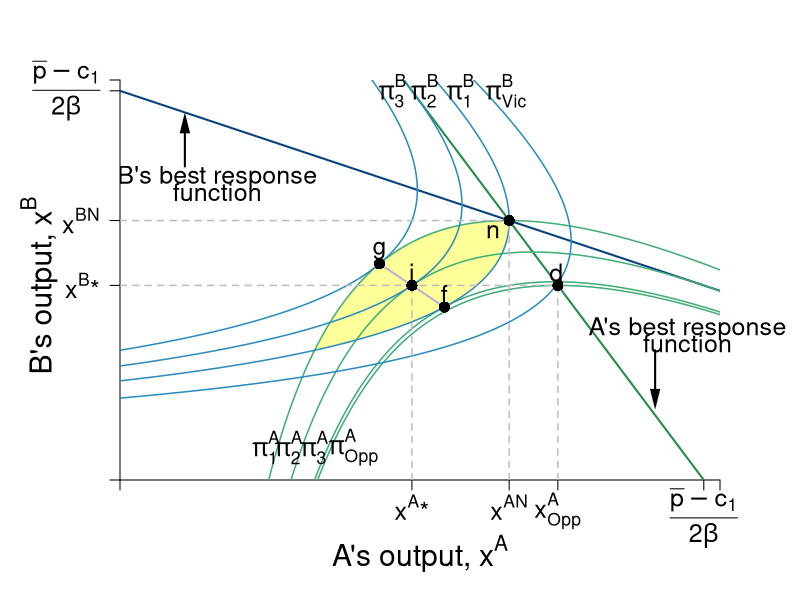

The R source for this figure:
#Graph Designer: Simon Halliday & Madeleine Wettach '20
#Authors: Bowles, Foley and Halliday
#Title: Microeconomics: Competition, Conflict and Coordination

require(shape)
pdf(file = "competitionmarkets/cournot_brfs_profits.pdf", width = 9, height = 7)

#Set parameters for graphics
pointsize <- 1.8
axislabelsize <- 1.8
labelsize <- 1.5
namesize <- 1.8
annotatesize <- 1.5
graphlinewidth <- 2
segmentlinewidth <- 1.5

COL <- c("#7fc97f", "#beaed4", "#fdc086", "#ffff99", "#386cb0", "#f0027f", "#bf5b17", "#666666")
COLA <- c("#99d8c9","#66c2a4","#41ae76", "#238b45", "#005824")
COLB <- c("#4eb3d3", "#2b8cbe", "#0868ac","#084081")

par(mar =  c(6, 6, 4, 4))

piA <- function(xa, xb, s = 0.5, pmax = 20, c1 = 2) {
  (pmax - s*xb)*xa - s*(xa)^2 - c1*xa
}

piB <- function(xa, xb, s = 0.5, pmax = 20, c1 = 2) {
  (pmax - s*xa)*xb - s*(xb)^2 - c1*xb
}

brfB <- function(xa, s = 0.5, pmax = 20, c1 = 2) {
  (pmax - c1)/(2*s) - (1/2)*xa
}

brfA <- function(xa, s = 0.5, pmax = 20, c1 = 2) {
  (pmax - c1)/s - 2*xa
}

isoA <- function(xa, s = 0.5, pmax = 20, c1 = 2, piA = 72){
  -(c1*xa - pmax*xa + s*xa^2 + piA)/(s*xa)
}

isoB1 <- function(xa, s = 0.5, pmax = 20, c1 = 2, piB = 72){
   (-sqrt((c1 - pmax + s*xa)^2 - 4*piB*s) - c1 + pmax -s*xa)/(2*s)
}

isoB2 <- function(xa, s = 0.5, pmax = 20, c1 = 2, piB = 72){
  (sqrt((c1 - pmax + s*xa)^2 - 4*piB*s) - c1 + pmax -s*xa)/(2*s)
}


#Input into Wolfram Alpha: solve for x y = 1/b - (0.5*x)/(a*b) - u/(a*b*x)

#solve for y 72 = (p - s*y)*x - s*(x)^2 - c1*x 
#solve for y 72 = (p - s*x)*y - s*(y)^2 - c1*y

xlims <- c(0, 18.5)
ylims <- c(0, 18.5)

npts <- 501 
x <- seq(xlims[1], xlims[2], length.out = npts)
y <- seq(ylims[1], ylims[2], length.out = npts) 
a <- c(72, 81, 90, 91.125)
b <- c(61, 72, 81, 90)

plot(0, 0, xlim = xlims, ylim = ylims, type = "n",
     xlab = expression(paste("")),
     ylab = expression(paste("")), 
     xaxt = "n", 
     yaxt = "n", 
     cex.lab = axislabelsize, 
     bty = "n",
     xaxs="i", 
     yaxs="i")

# ticksy <- seq(from = 0, to = ylims[2], by = 2)
# ylabels <- seq(from = 0, to = ylims[2], by = 2)
# ticksx <- seq(from = 0, to = xlims[2], by = 2)
# xlabels <- seq(from = 0, to = xlims[2], by = 2)
ticksy <- c(0, 9, 12, 18, ylims[2])
ylabels <- c(NA, expression(paste(x^{B},"*")), expression(paste(x^{BN})), expression(paste( frac(bar(p) - c[1],2*beta) )),  NA)
ticksx <- c(0, 9, 12, 13.5, 18, xlims[2])
xlabels <- c(NA, expression(paste(x^{A},"*")), expression(paste(x^{AN})), expression(paste(x[Opp]^{A})), expression(paste(frac(bar(p) - c[1],2*beta))), NA)

axis(1, at = ticksx, pos = 0, labels = FALSE, cex.axis = labelsize)
text(x = c(0, 9, 12, 13.5, 18, 36, xlims[2]), par("usr")[3] - 0.4, labels = xlabels, srt = 0, pos = 1, xpd = TRUE, cex = labelsize)
axis(2, at = ticksy, pos = 0, labels = ylabels, las = 1, cex.axis = labelsize)

npts <- 500 
xx1 <- seq(xlims[1], xlims[2], length.out = npts)

#Pareto-improving lens
xpoly1 <- seq(from = 5.95, to = 12, length.out = 500)
ypoly1 <- isoA(xpoly1)
ypoly2 <- isoB1(xpoly1)
polygon(x = c(xpoly1, rev(xpoly1)), y = c(ypoly1, rev(ypoly2)), col=COL[4], density=NULL, border = NA)


lines(xx1, brfA(xx1, s = 0.5, pmax = 20, c1 = 2), col = COLA[4], lwd = graphlinewidth)
lines(xx1, brfB(xx1, s = 0.5, pmax = 20, c1 = 2), col = COLB[4], lwd = graphlinewidth)

contour(y, x, 
        outer(x, y, piA),
        #labels = c("v1", "v2", "v3"),
        drawlabels = FALSE,
        col = COLA[3],
        #xlab = expression(paste("A's Apples, ", x)),
        #ylab = expression(paste("A's Oranges, ", y)),
        #cex.lab = axislabelsize,
        lwd = segmentlinewidth,
        levels = a, 
        xaxs="i", 
        yaxs="i", 
        add = TRUE) 

mtext(expression(paste("A's output, ", x^A)), side=1, line =3.8, cex = axislabelsize)
text(-2.5, 9, expression(paste("B's output, ", x^B)), xpd = TRUE, cex = axislabelsize, srt = 90) 

#Add arrows:
#arrows(-0.8, 10, -0.8, 14, xpd = TRUE, length=0.1,angle=40,lwd=3)
#arrows(6.2, -1.7, 9, -1.7, xpd = TRUE, length=0.1,angle=40,lwd=3)


contour(x, y, 
        outer(x, y, piB),
        #labels = c("v1", "v2", "v3"),
        drawlabels = FALSE,
        col = COLB[2],
        #xlab = expression(paste("")),
        #ylab = expression(paste("")),
        lwd = segmentlinewidth,
        levels = b, 
        add = TRUE
        #xaxs="i", 
        #yaxs="i"
) 


#segments(4.11765, 6.17647, 5.88, 8.88, lty = 1, col = COL[2] , lwd = graphlinewidth)
# text(7.3, 3, expression("Pareto Efficient"))
# text(7.3, 2.4, expression("Curve"))
# Arrows(7.3, 3.5, 7.3, 6.1, col = "black", lty = 1, lwd = 2, arr.type = "triangle", arr.lwd = 0.5)

#Label the iso-welfare functions for the HG, Aisha
text(4.5, 1.5, expression(pi[1]^A), cex = labelsize, xpd = TRUE)
text(5.2, 1.5, expression(pi[2]^A), cex = labelsize, xpd = TRUE)
text(6, 1.5, expression(pi[3]^A), cex = labelsize, xpd = TRUE)
text(7.2, 1.5, expression(pi[Opp]^A), cex = labelsize, xpd = TRUE)
#text(6.6, 8.3, expression(u[4]^A))

#Label the indifference curves for the HG, Betty
text(11.9, 18, expression(pi[Vic]^B),cex = labelsize, xpd = TRUE)
text(10.5, 18, expression(pi[1]^B), cex = labelsize, xpd = TRUE)
text(9.4, 18, expression(pi[2]^B), cex = labelsize, xpd = TRUE)
text(8.4, 18, expression(pi[3]^B), cex = labelsize, xpd = TRUE)
#text(3.4, 6.9, expression(v[4]^B))

#Label Nash Equilibrium 
segments(0, 12, 12, 12, lty = 2, col = "gray" , lwd = segmentlinewidth)
segments(12, 0, 12, 12, lty = 2, col = "gray" , lwd = segmentlinewidth)
points(12, 12, pch = 16, col = "black", cex = 1.5)
#text(14, 12.4, expression(paste("Nash Equilibrium")))
text(11.5, 11.5, expression(paste("n")), cex = labelsize)

#Checking points
#points(5.95, 5.95, pch = 16, col = "black", cex = 1.5)
segments(8, 10, 10, 8, lty = 1, col = COL[2] , lwd = graphlinewidth)


text(9, 9.6, expression(paste("i")), cex = labelsize)
segments(0, 9, 13.5, 9, lty = 2, col = "gray" , lwd = segmentlinewidth)
segments(9, 0, 9, 9, lty = 2, col = "gray" , lwd = segmentlinewidth)
segments(13.5, 0, 13.5, 9, lty = 2, col = "gray" , lwd = segmentlinewidth)
points(9, 9, pch = 16, col = "black", cex = 1.5)
points(13.5, 9, pch = 16, col = "black", cex = 1.5)
text(13.45, 9.6, expression(paste("d")), cex = labelsize)


points(10, 8, pch = 16, col = "black", cex = 1.5)
text(10, 8.6, expression(paste("f")),cex = labelsize)
points(8, 10, pch = 16, col = "black", cex = 1.5)
text(8, 10.6, expression(paste("g")), cex = labelsize)


# #Annotate Pareto Efficient Curve and relevant points

# points(6, 8, pch = 16, col = "black", cex = 1.5)
# text(6, 8.5, expression(paste("g")))
# 
# points(8, 6, pch = 16, col = "black", cex = 1.5)
# text(7, 7.5, expression(paste("i")))
# 
# points(7, 7, pch = 16, col = "black", cex = 1.5)
# text(8, 6.5, expression(paste("f")))

#points(5.84, 8.77, pch = 16, col = "black", cex = 1.5)

#A's brf
text(3, 14, expression(paste("B's best response")), cex = labelsize)
text(3, 13.3, expression(paste("function")),cex = labelsize)
Arrows(2, 14.5, 2, 16.5, col = "black", lty = 1, lwd = 2, arr.type = "triangle", arr.lwd = 0.5)

#B's brf
text(17.5, 7, expression(paste("A's best response")), cex = labelsize, xpd = TRUE)
text(17.5, 6.3, expression(paste("function")), cex = labelsize, xpd = TRUE)
Arrows(16.5, 6, 16.5, 3.75, col = "black", lty = 1, lwd = 2, arr.type = "triangle", arr.lwd = 0.5)


dev.off()
